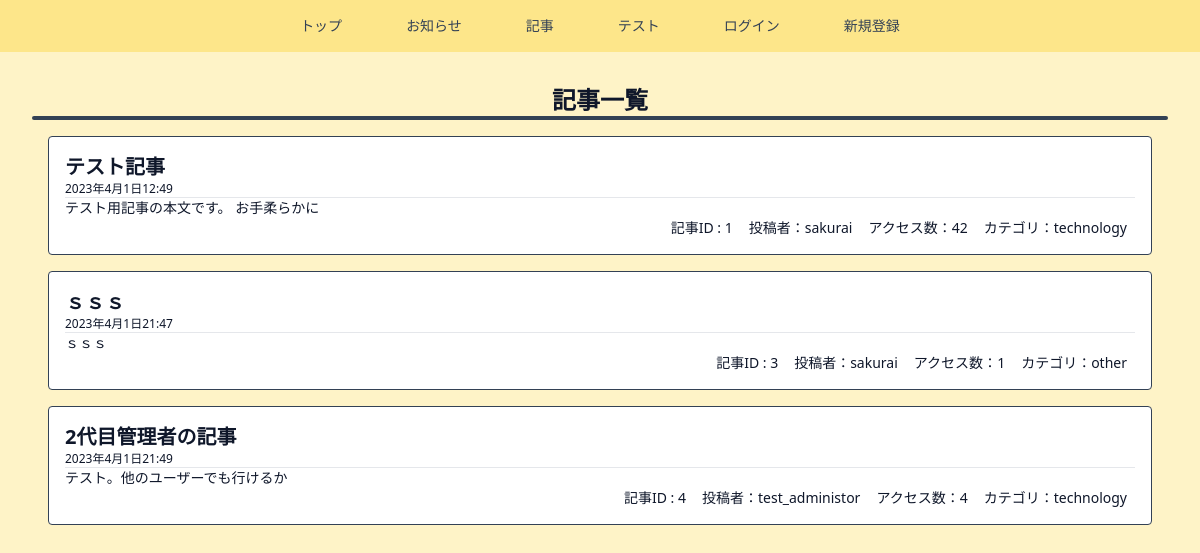
The app's page /list_article with its own data.
### main/models.py (models this page shows, shortened)
class Article(models.Model):
  create_date = models.DateTimeField(default=timezone.now)
  title = models.CharField(max_length=100)
  content = models.TextField()
  category = models.CharField(
    max_length=100,
    choices=ARTICLE_CATEGORY,
  )
  access_count = models.IntegerField(default=0)
  thumbnail = models.ImageField(null=True, blank=True)
  user = models.ForeignKey('auth.User', on_delete=models.CASCADE)

### main/views.py (the view)
# urls.py: path('list_article', views.ListArticleView.as_view(), name='list_article'),
class ListArticleView(ListView):
  template_name = 'main/list_view.html'
  model = Article

### main/templates/main/list_view.html
{% extends 'base.html' %}
{% block content %}
<h1 class="mx-14 text-2xl font-bold">記事一覧</h1>
<hr class="w-full h-1 mx-auto mb-4 bg-slate-700 border-0 rounded">
<div>
  {% include 'main/components/list.html' %}
</div>
{% endblock content %}

### main/templates/main/components/list.html
{% for article in object_list %}
  {% if not article.category == "news" %}
  <a href="{% url 'detail_article' article.pk %}">
    <div class="border border-slate-700 p-4 m-4 rounded bg-white hover:opacity-70">
      <div class="text-left font-bold text-xl">
      {{ article.title }}
      </div>
      <p class="text-xs text-left">{{ article.create_date }}</p>
      <hr class="w-full bg-slate-700 border-1 ">
      <p class="text-sm text-left">{{ article.content | truncatechars:100 }}</p>
      <div class="flex flex-row-reverse text-sm">
        <p class="px-2">カテゴリ：{{ article.category }}</p>
        <p class="px-2">アクセス数：{{ article.access_count }}</p>
        <p class="px-2">投稿者：{{ article.user.username }}</p>
        <p class="px-2">記事ID : {{ article.id }}</p>
      </div>
    </div>
  </a>
  {% endif %}
{% endfor %}

### records on screen
Article: title "テスト記事", create_date "2023年4月1日12:49", content "テスト用記事の本文です。 お手柔らかに", category "technology", access_count "42", user.username "sakurai", id "1"
Article: title "ｓｓｓ", create_date "2023年4月1日21:47", content "ｓｓｓ", category "other", access_count "1", user.username "sakurai", id "3"
Article: title "2代目管理者の記事", create_date "2023年4月1日21:49", content "テスト。他のユーザーでも行けるか", category "technology", access_count "4", user.username "test_administor", id "4"
